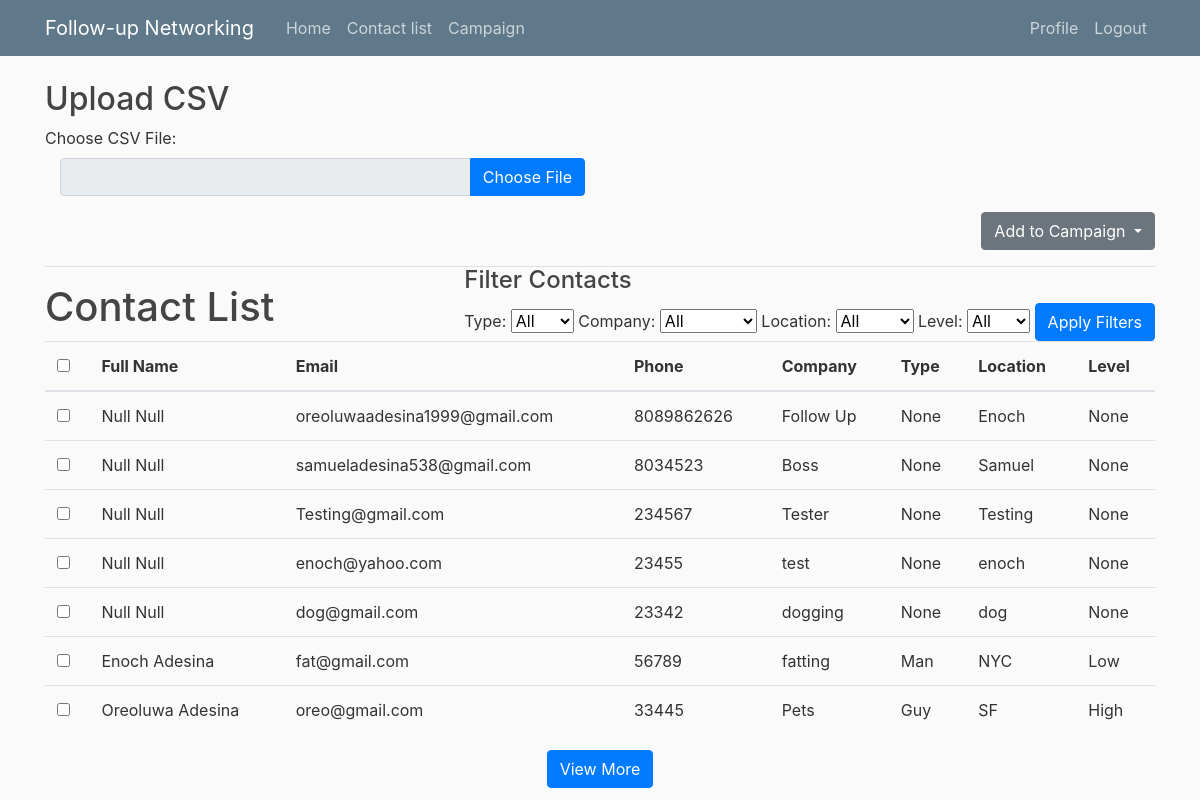
Page /contact-list/ (signed in) on the earlier database version.
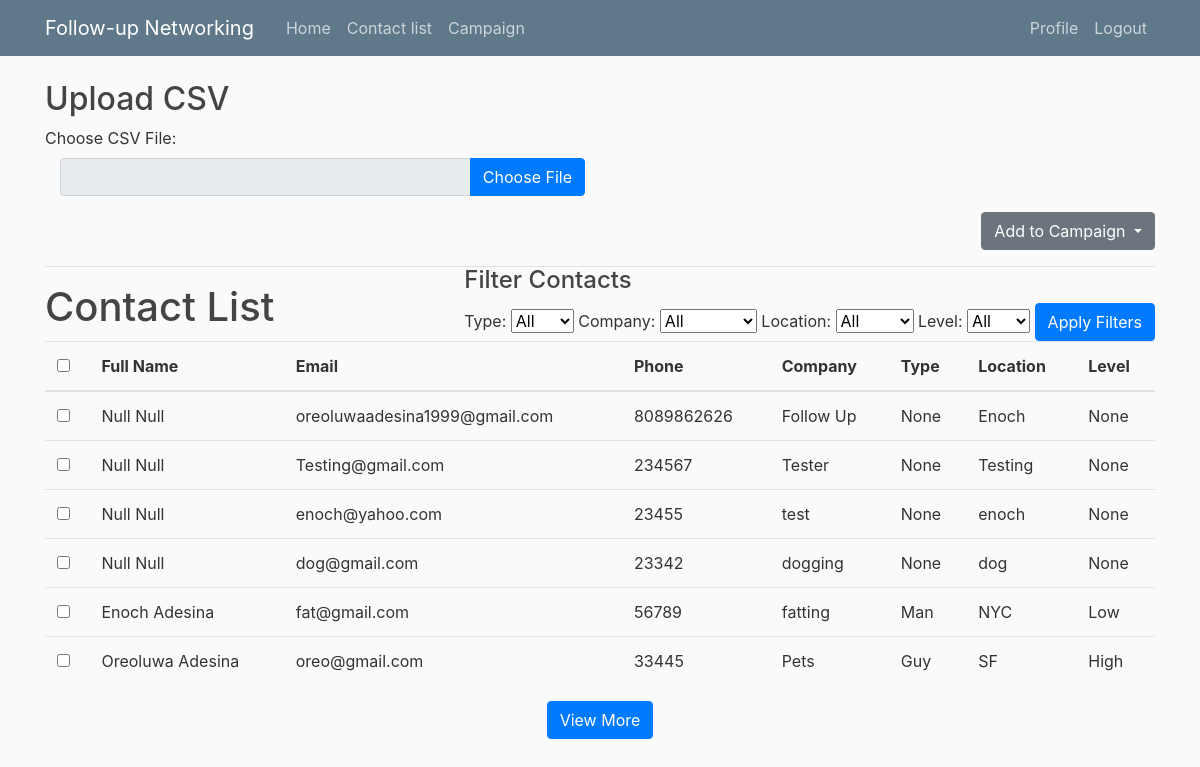
Same page on the later database version.
### contacts/models.py (models this page shows, shortened)
class Contact(models.Model):
    first_name = models.CharField(max_length=50, default='Null')
    last_name = models.CharField(max_length=50, default='Null')
    email = models.EmailField()
    phone = models.CharField(max_length=20)
    title = models.CharField(max_length=100, default='No Title')
    company = models.CharField(max_length=100, default='No Company')
    type = models.CharField(max_length=100, default='None')
    location = models.CharField(max_length=100)
    level = models.CharField(max_length=100, default='None')
    campaigns = models.ManyToManyField('Campaign', related_name='contacts', blank=True)

### contacts/views.py (the view)
# urls.py: path('contact-list/', views.contact_list, name='contact-list'),
@login_required
def contact_list(request):
    distinct_types = Contact.objects.values_list('type', flat=True).distinct()
    distinct_companies = Contact.objects.values_list('company', flat=True).distinct()
    distinct_locations = Contact.objects.values_list('location', flat=True).distinct()
    distinct_levels = Contact.objects.values_list('level', flat=True).distinct()
    contacts = Contact.objects.all()
    return render(request, 'contact_list.html', {
        'contacts': contacts,
        'distinct_types': distinct_types,
        'distinct_companies': distinct_companies,
        'distinct_locations': distinct_locations,
        'distinct_levels': distinct_levels,
    })

### contacts/templates/contact_list.html (shortened to what this page needs)
{% extends 'base.html' %}
{% block content %}
    <h2>Upload CSV</h2>
    <form method="post" enctype="multipart/form-data" action="{% url 'upload_csv' %}">
        <div class="form-group">
            <label for="csvFile">Choose CSV File:</label>
            <div class="input-group col-md-6">
                <input type="text" class="form-control" id="selectedFileName" readonly>
                <div class="input-group-append">
                    <button type="button" class="btn btn-primary" id="chooseFileButton">Choose File</button>
                </div>
            </div>
        </div>
    </form>
    <div class="d-flex justify-content-end mt-3 mb-3">
        <div class="ml-2">
            <div class="dropdown">
                <button class="btn btn-secondary dropdown-toggle" type="button" id="addCampaignDropdown" data-toggle="dropdown" aria-haspopup="true" aria-expanded="false">
                    Add to Campaign
                </button>
            </div>
        </div>
    </div>
    <div class="filter-menu float-right">
        <h4>Filter Contacts</h4>
        <label for="typeFilter">Type:</label>
        <select id="typeFilter">
            <option value="">All</option>
        </select>
        <label for="companyFilter">Company:</label>
        <select id="companyFilter">
            <option value="">All</option>
        </select>
        <label for="locationFilter">Location:</label>
        <select id="locationFilter">
            <option value="">All</option>
        </select>
        <label for="levelFilter">Level:</label>
        <select id="levelFilter">
            <option value="">All</option>
        </select>
        <button id="applyFilterButton" class="btn btn-primary">Apply Filters</button>
    </div>
    <hr>
    <h1>Contact List</h1>
    <table class="table">
        <thead>
            <tr>
                <th>
                    <input type="checkbox" id="selectAllCheckbox">
                </th>
                <th>Full Name</th>
                <th>Email</th>
                <th>Phone</th>
                <th>Company</th>
                <th>Type</th>
                <th>Location</th>
                <th>Level</th>
            </tr>
        </thead>
        <tbody id="contactTableBody">
            {% for contact in contacts %}
                <tr class="contact-row" data-id="{{ contact.id }}">
                    <td>
                        <input type="checkbox" class="contact-checkbox" value="{{ contact.id }}">
                    </td>
                    <td>{{ contact.first_name }} {{ contact.last_name }}</td>
                    <td>{{ contact.email }}</td>
                    <td>{{ contact.phone }}</td>
                    <td>{{ contact.company }}</td>
                    <td>{{ contact.type }}</td>
                    <td>{{ contact.location }}</td>
                    <td>{{ contact.level }}</td>
                </tr>
            {% endfor %}
        </tbody>
    </table>
    <div class="text-center">
        <button id="viewMoreButton" class="btn btn-primary">View More</button>
    </div>
{% endblock %}

### contacts/templates/base.html (shortened to what this page needs)
{% load static %}
<!DOCTYPE html>
<html lang="en">
<head>
    <link rel="stylesheet" href="https://cdn.jsdelivr.net/npm/bootstrap@4.0.0/dist/css/bootstrap.min.css">
    <link rel="stylesheet" type="text/css" href="{% static 'main.css' %}">
</head>
<body>
    <header class="site-header">
        <nav class="navbar navbar-expand-md navbar-dark bg-steel fixed-top">
            <div class="container">
                <a class="navbar-brand mr-4" href="{% url 'home' %}">Follow-up Networking</a>
                <div class="collapse navbar-collapse" id="navbarToggle">
                    <div class="navbar-nav mr-auto">
                        <a class="nav-item nav-link" href="{% url 'home' %}">Home</a>
                        <a class="nav-item nav-link" href="{% url 'contact-list' %}">Contact list</a>
                        <a class="nav-item nav-link" href="{% url 'campaign_page' %}">Campaign</a>
                    </div>
                    <div class="navbar-nav ml-auto">
                        {% if user.is_authenticated %}
                            <a class="nav-item nav-link" href="{% url 'profile' %}">Profile</a>
                            <a class="nav-item nav-link" href="{% url 'logout' %}">Logout</a>
                        {% else %}
                            <a class="nav-item nav-link" href="{% url 'login' %}">Login</a>
                            <a class="nav-item nav-link" href="{% url 'register' %}">Register</a>
                        {% endif %}
                    </div>
                </div>
            </div>
        </nav>
    </header>
    <main role="main" class="container">
        {% block content %}
        {% endblock %}
    </main>
</body>
</html>

### contacts/static/main.css (style rules this page uses)
body { background: #fafafa; color: #333333; margin-top: 5rem; }
h1, h2, h3, h4, h5, h6 { color: #444444; }
.bg-steel { background-color: #5f788a; }
.site-header .navbar-nav .nav-link { color: #cbd5db; }

Differences in the rows shown:
removed Contact: first_name "Null", last_name "Null", email "samueladesina538@gmail.com", phone "8034523", company "Boss", type "None", location "Samuel", level "None"
